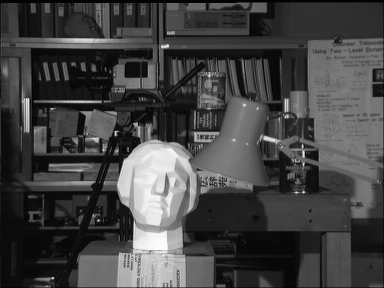
#> input picture data/tsukuba_l.png, 384 x 288 px
$ python depth-map.py
#> lines starting #> are read from the running program, lines starting #| are printed output that depends on the picture
import cv2 as cv
from matplotlib import pyplot as plt

imgL = cv.imread("../../data/tsukuba_l.png", 0)
#> imgL is the input picture: shape (288, 384); min 0, max 252, mean 67.6
imgR = cv.imread("../../data/tsukuba_r.png", 0)
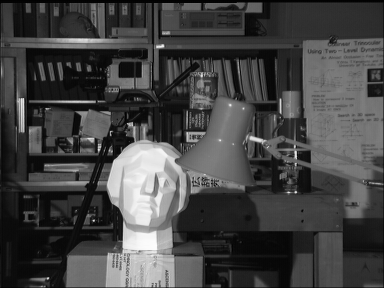
#> input picture data/tsukuba_r.png, 384 x 288 px
#> imgR is the input picture: shape (288, 384); min 0, max 253, mean 68

stereo = cv.StereoBM_create(numDisparities=16, blockSize=15)
disparity = stereo.compute(imgL, imgR)
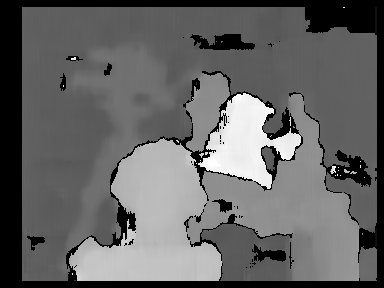
#> disparity: shape (288, 384) int16; min -16, max 240, mean 85.2; drawn with min black and max white

# cv.imwrite("output-files/depth-map-res.png", disparity)
plt.subplot(121), plt.imshow(imgL), plt.title("Image 1 - Original image")
plt.xticks([]), plt.yticks([])
plt.subplot(122), plt.imshow(disparity), plt.title("Image 2 - Disparity map")
plt.xticks([]), plt.yticks([])
plt.subplots_adjust(left=0.01, right=0.99, wspace=0.02)
plt.show()
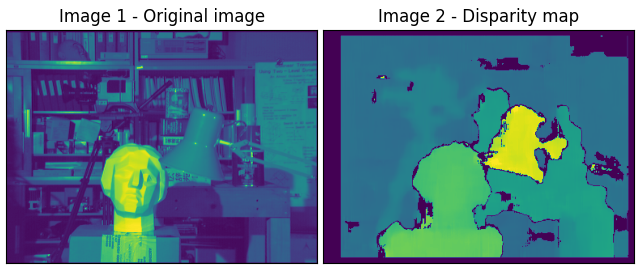
#> figure drawn by matplotlib, 2 panels
